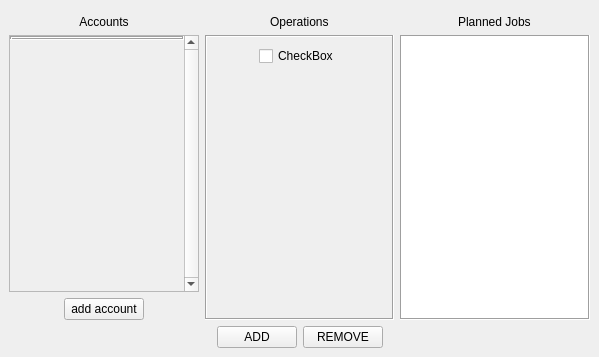
<?xml version="1.0" encoding="UTF-8"?>
<ui version="4.0">
 <class>iGPMT</class>
 <widget class="QMainWindow" name="iGPMT">
  <property name="geometry">
   <rect>
    <x>0</x>
    <y>0</y>
    <width>599</width>
    <height>357</height>
   </rect>
  </property>
  <property name="windowTitle">
   <string>MainWindow</string>
  </property>
  <widget class="QWidget" name="centralwidget">
   <layout class="QVBoxLayout" name="verticalLayout_2">
    <item>
     <layout class="QVBoxLayout" name="verticalLayout">
      <item>
       <widget class="QWidget" name="widget" native="true"/>
      </item>
      <item>
       <layout class="QHBoxLayout" name="horizontalLayout" stretch="1,1,1">
        <property name="spacing">
         <number>6</number>
        </property>
        <item>
         <layout class="QVBoxLayout" name="verticalLayout_4" stretch="0,0,1">
          <property name="sizeConstraint">
           <enum>QLayout::SetMaximumSize</enum>
          </property>
          <item alignment="Qt::AlignHCenter">
           <widget class="Heading" name="accountsHead">
            <property name="sizePolicy">
             <sizepolicy hsizetype="Maximum" vsizetype="Maximum">
              <horstretch>0</horstretch>
              <verstretch>0</verstretch>
             </sizepolicy>
            </property>
            <property name="minimumSize">
             <size>
              <width>100</width>
              <height>0</height>
             </size>
            </property>
            <property name="maximumSize">
             <size>
              <width>16777215</width>
              <height>16</height>
             </size>
            </property>
            <property name="text">
             <string>Accounts</string>
            </property>
            <property name="alignment">
             <set>Qt::AlignCenter</set>
            </property>
           </widget>
          </item>
          <item>
           <widget class="QScrollArea" name="scrollArea">
            <property name="verticalScrollBarPolicy">
             <enum>Qt::ScrollBarAlwaysOn</enum>
            </property>
            <property name="widgetResizable">
             <bool>true</bool>
            </property>
            <property name="alignment">
             <set>Qt::AlignHCenter|Qt::AlignTop</set>
            </property>
            <widget class="QWidget" name="scrollAreaWidgetContents">
             <property name="geometry">
              <rect>
               <x>0</x>
               <y>0</y>
               <width>171</width>
               <height>16</height>
              </rect>
             </property>
             <property name="sizePolicy">
              <sizepolicy hsizetype="Preferred" vsizetype="Fixed">
               <horstretch>0</horstretch>
               <verstretch>0</verstretch>
              </sizepolicy>
             </property>
             <layout class="QHBoxLayout" name="horizontalLayout_4">
              <property name="leftMargin">
               <number>0</number>
              </property>
              <property name="topMargin">
               <number>0</number>
              </property>
              <property name="rightMargin">
               <number>0</number>
              </property>
              <property name="bottomMargin">
               <number>0</number>
              </property>
              <item>
               <widget class="DetailsContainer" name="accountsCont">
                <property name="sizePolicy">
                 <sizepolicy hsizetype="Preferred" vsizetype="Maximum">
                  <horstretch>0</horstretch>
                  <verstretch>0</verstretch>
                 </sizepolicy>
                </property>
                <property name="autoFillBackground">
                 <bool>true</bool>
                </property>
                <property name="frameShape">
                 <enum>QFrame::Box</enum>
                </property>
                <property name="frameShadow">
                 <enum>QFrame::Sunken</enum>
                </property>
                <layout class="QVBoxLayout" name="verticalLayout_7">
                 <property name="spacing">
                  <number>0</number>
                 </property>
                 <property name="sizeConstraint">
                  <enum>QLayout::SetMaximumSize</enum>
                 </property>
                 <property name="leftMargin">
                  <number>0</number>
                 </property>
                 <property name="topMargin">
                  <number>0</number>
                 </property>
                 <property name="rightMargin">
                  <number>0</number>
                 </property>
                 <property name="bottomMargin">
                  <number>0</number>
                 </property>
                </layout>
               </widget>
              </item>
             </layout>
            </widget>
           </widget>
          </item>
          <item alignment="Qt::AlignHCenter">
           <widget class="ConfirmButton" name="add_account">
            <property name="text">
             <string>add account</string>
            </property>
           </widget>
          </item>
         </layout>
        </item>
        <item>
         <layout class="QVBoxLayout" name="verticalLayout_5" stretch="0,1">
          <property name="spacing">
           <number>6</number>
          </property>
          <property name="sizeConstraint">
           <enum>QLayout::SetMaximumSize</enum>
          </property>
          <item alignment="Qt::AlignHCenter">
           <widget class="Heading" name="label">
            <property name="sizePolicy">
             <sizepolicy hsizetype="Maximum" vsizetype="Maximum">
              <horstretch>0</horstretch>
              <verstretch>0</verstretch>
             </sizepolicy>
            </property>
            <property name="maximumSize">
             <size>
              <width>16777215</width>
              <height>20</height>
             </size>
            </property>
            <property name="text">
             <string>Operations</string>
            </property>
           </widget>
          </item>
          <item>
           <widget class="QFrame" name="operationsCont">
            <property name="frameShape">
             <enum>QFrame::Box</enum>
            </property>
            <property name="frameShadow">
             <enum>QFrame::Sunken</enum>
            </property>
            <layout class="QVBoxLayout" name="verticalLayout_8">
             <item alignment="Qt::AlignHCenter|Qt::AlignTop">
              <widget class="Text" name="checkBox">
               <property name="sizePolicy">
                <sizepolicy hsizetype="Minimum" vsizetype="Fixed">
                 <horstretch>0</horstretch>
                 <verstretch>0</verstretch>
                </sizepolicy>
               </property>
               <property name="maximumSize">
                <size>
                 <width>16777215</width>
                 <height>20</height>
                </size>
               </property>
               <property name="text">
                <string>CheckBox</string>
               </property>
              </widget>
             </item>
            </layout>
           </widget>
          </item>
         </layout>
        </item>
        <item>
         <layout class="QVBoxLayout" name="verticalLayout_3">
          <item alignment="Qt::AlignHCenter">
           <widget class="Heading" name="jobsHead">
            <property name="text">
             <string>Planned Jobs</string>
            </property>
           </widget>
          </item>
          <item>
           <layout class="QVBoxLayout" name="verticalLayout_6">
            <item>
             <layout class="QHBoxLayout" name="horizontalLayout_3">
              <item alignment="Qt::AlignRight">
               <widget class="QListWidget" name="listWidget">
                <property name="frameShape">
                 <enum>QFrame::Box</enum>
                </property>
               </widget>
              </item>
             </layout>
            </item>
           </layout>
          </item>
         </layout>
        </item>
       </layout>
      </item>
      <item>
       <layout class="QHBoxLayout" name="horizontalLayout_2">
        <item alignment="Qt::AlignRight">
         <widget class="ConfirmButton" name="confButton">
          <property name="maximumSize">
           <size>
            <width>100</width>
            <height>30</height>
           </size>
          </property>
          <property name="text">
           <string>ADD</string>
          </property>
          <property name="autoDefault">
           <bool>false</bool>
          </property>
          <property name="default">
           <bool>false</bool>
          </property>
          <property name="flat">
           <bool>false</bool>
          </property>
         </widget>
        </item>
        <item alignment="Qt::AlignLeft">
         <widget class="RejectButton" name="rejButton">
          <property name="maximumSize">
           <size>
            <width>100</width>
            <height>30</height>
           </size>
          </property>
          <property name="text">
           <string>REMOVE</string>
          </property>
         </widget>
        </item>
       </layout>
      </item>
     </layout>
    </item>
   </layout>
  </widget>
 </widget>
 <customwidgets>
  <customwidget>
   <class>Heading</class>
   <extends>QLabel</extends>
   <header>custom_widgets</header>
  </customwidget>
  <customwidget>
   <class>ConfirmButton</class>
   <extends>QPushButton</extends>
   <header>custom_widgets</header>
  </customwidget>
  <customwidget>
   <class>RejectButton</class>
   <extends>QPushButton</extends>
   <header>custom_widgets</header>
  </customwidget>
  <customwidget>
   <class>Text</class>
   <extends>QCheckBox</extends>
   <header>custom_widgets</header>
  </customwidget>
  <customwidget>
   <class>DetailsContainer</class>
   <extends>QFrame</extends>
   <header>custom_widgets</header>
   <container>1</container>
  </customwidget>
 </customwidgets>
 <resources/>
 <connections/>
</ui>
